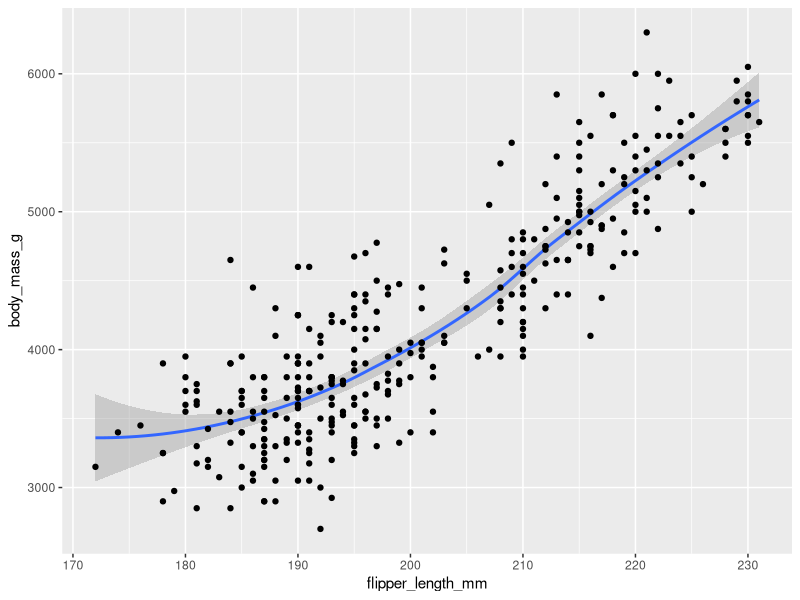
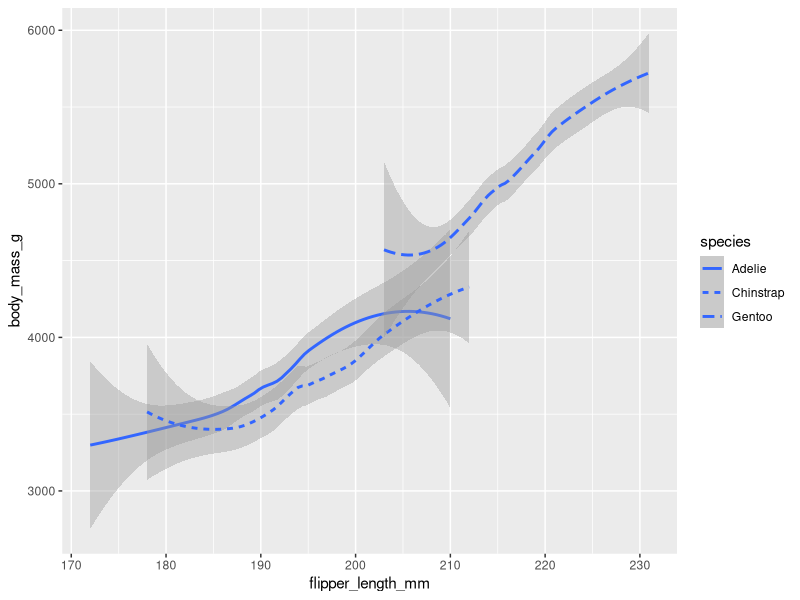
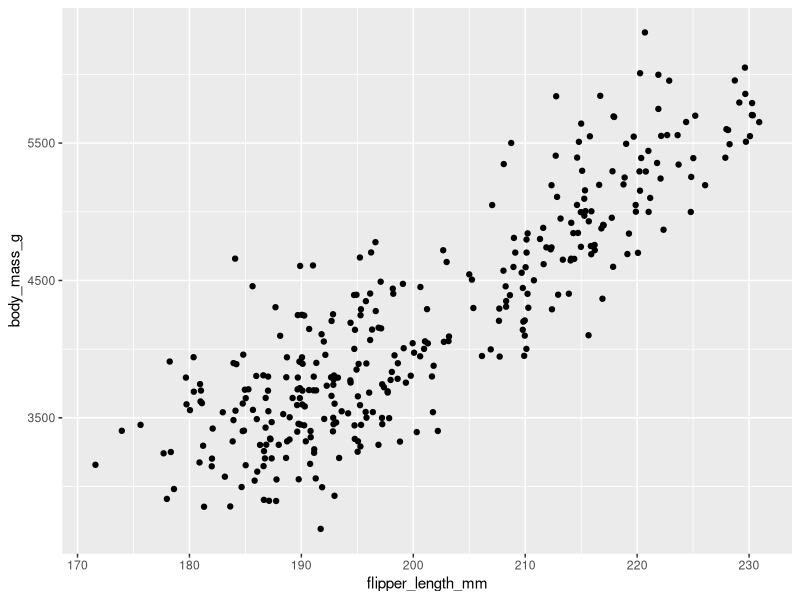
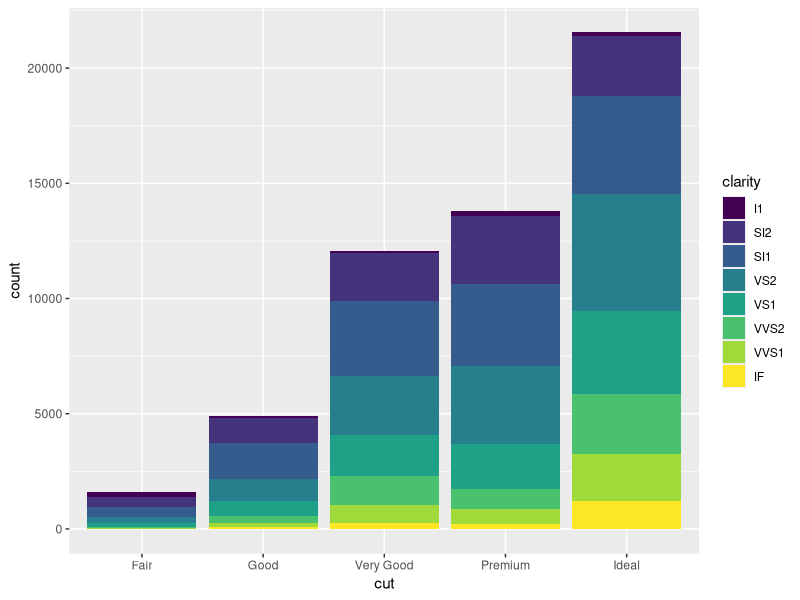

Generate these figures, in order, with R:
library("ggplot2")
library("palmerpenguins")

ggplot(data=penguins) + geom_smooth(
  mapping = aes(
    x = flipper_length_mm,
    y = body_mass_g,
)) + geom_point(
  mapping = aes(
    x = flipper_length_mm,
    y = body_mass_g,
  )
)

ggplot(data=penguins) + geom_smooth(
  mapping = aes(
    x = flipper_length_mm,
    y = body_mass_g,
    linetype=species
))

ggplot(data=penguins) + geom_jitter(
  mapping = aes(
    x = flipper_length_mm,
    y = body_mass_g,
))


ggplot(data=diamonds) +
  geom_bar(mapping=aes(
    x=cut,
    fill=clarity
  )
)
